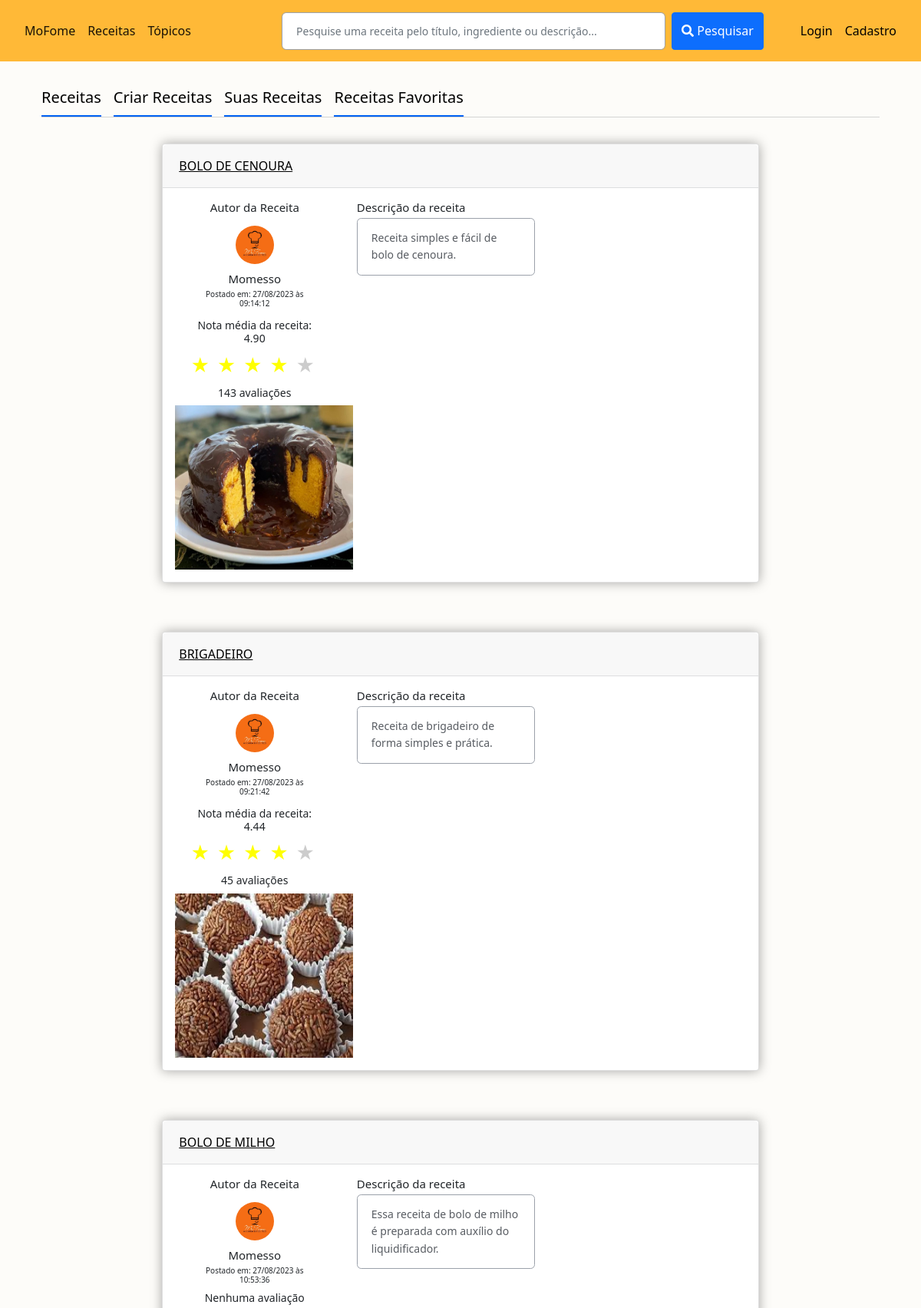
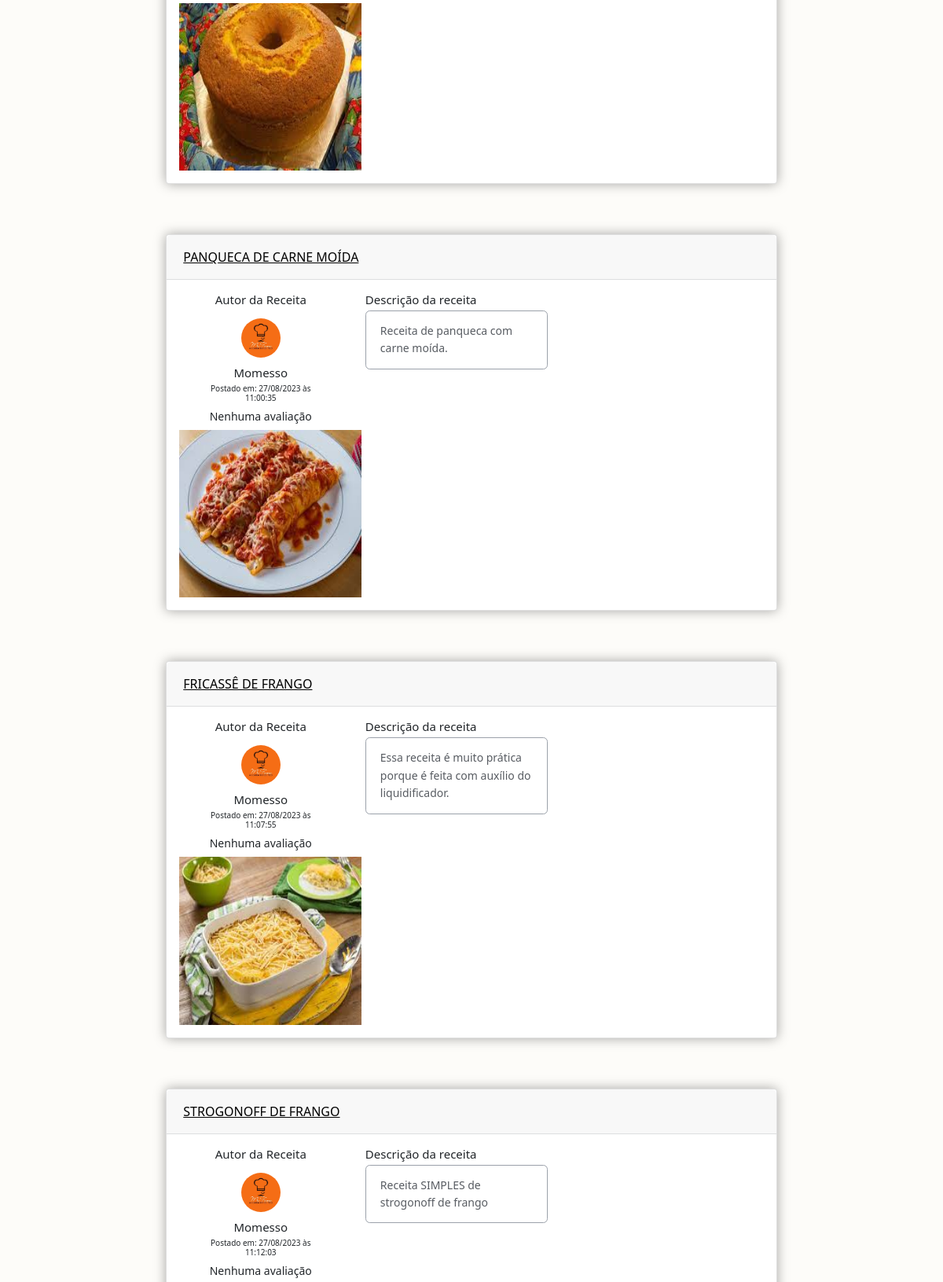
/receitas/pesquisa/ (upper part), run on the app's committed database (2 pictures, top to bottom).
### MoFome/models.py (models this page shows, shortened)
class Receita(models.Model):
    title = models.CharField(max_length=80)
    ingredientes = models.TextField()
    descricao = models.TextField()
    modo_de_preparo = models.TextField()
    imagem = models.ImageField(default='MoFome.jpg', upload_to='receita_pics')
    data_do_post = models.DateTimeField(default=timezone.now)
    autor = models.ForeignKey(User, on_delete=models.CASCADE)
    avaliacao = models.IntegerField()
    quantidade_de_avaliacoes = models.IntegerField()
    horas = models.IntegerField()
    minutos = models.IntegerField()
    custo = models.IntegerField()
    dificuldade = models.IntegerField()
    pessoas = models.IntegerField()
    media = models.DecimalField(max_digits=4,
        decimal_places=2,
        null=True,
        blank=True,
    )
    def data_post_brasil(self):
        fuso_horario_brasil = pytz.timezone('America/Sao_Paulo')
        data_brasil= self.data_do_post.astimezone(fuso_horario_brasil)
        return data_brasil.strftime('%d/%m/%Y às %H:%M:%S')

### usuarios/models.py (models this page shows, shortened)
class Profile(models.Model):
    user = models.OneToOneField(User, on_delete=models.CASCADE)
    image = models.ImageField(default='default.jpg', upload_to='profile_pics')
    modo_privacidade = models.IntegerField(default=0)
    receitas_avaliadas = models.ManyToManyField(modelsMoFome.Receita, related_name='avaliadores', blank=True)
    receitas_favoritas = models.ManyToManyField(modelsMoFome.Receita, related_name='favoritas', blank=True)

### MoFome/views.py (the view)
# urls.py: path('receitas/pesquisa/', views.ReceitaFilterView , name='filtro-de-receitas'),
def ReceitaFilterView(request):
    query = request.GET.get('palavra pesquisada')
    if query:
        receitas = Receita.objects.filter(
            Q(title__icontains=query) |
            Q(ingredientes__icontains=query) |
            Q(descricao__icontains=query)
        ).distinct()
    else:
        receitas = Receita.objects.all()
    return render(request, 'MoFome/receitas_filtro.html', {'receitas': receitas, 'query': query})

### MoFome/templates/MoFome/receitas_filtro.html (shortened to what this page needs)
{% extends 'MoFome/base.html' %}
{% block conteudo %}
    <div class="container-xl px-4 mt-4">
      <nav class="nav nav-borders">
        <a class="nav-link active ms-0"  style="  color: black; font-size: 20px;" href="{% url 'receitas' %}">Receitas</a>
          <a class="nav-link active ms-0"	 style="color: black; font-size: 20px;" href="{% url 'receitas-create' %}" >Criar Receitas</a>
          <a class="nav-link active ms-0" style="color: black; font-size: 20px;" href="{% url 'minhasreceitas' %}">Suas Receitas</a>
          <a class="nav-link active ms-0"	 style="color: black; font-size: 20px;" href="{% url 'receitas-favoritas'  %}" >Receitas Favoritas</a>
      </nav>
      <hr class="mt-0 mb-4">
    </div>
  {% for receita in receitas %}
  <div class="row justify-content-center receita-card">
    <div class="col-md-8">
      <div class="card mb-4">
        <div class="card-header" style="text-transform: uppercase;">
          <a href="{% url 'receitas-detail' pk=receita.id %}" style="color: black;">{{ receita.title }}</a>
        </div>
        <div class="card-body">
          <div class="row align-items-center">
            <div class="col-md-3   text-center align-self-start" style="margin-left: 20px;">
              <h2 style="font-size: 15px; margin-bottom: 15px;">Autor da Receita</h2>
              <img class="rounded-circle img-account-profile" src="{{ receita.autor.profile.image.url }}" alt="">
              <h2 style="font-size: 15px; margin-top: 10px; margin-bottom: 0;">{{ receita.autor }}</h2>
              <h2 style="font-size: 10px; margin-top: 5px;">Postado em: {{ receita.data_post_brasil }}</h2>
              {% if receita.quantidade_de_avaliacoes != 0 %}
                <h2 style="font-size: 14px; margin-top: 15px;">Nota média da receita: {{receita.media}}</h2>
                <span class="star {% if receita.media >= 1 %}selected{% endif %}">&#9733;</span>
                <span class="star {% if receita.media >= 2 %}selected{% endif %}">&#9733;</span>
                <span class="star {% if receita.media >= 3 %}selected{% endif %}">&#9733;</span>
                <span class="star {% if receita.media >= 4 %}selected{% endif %}">&#9733;</span>
                <span class="star {% if receita.media >= 5 %}selected{% endif %}">&#9733;</span>
              {% endif %}
              {% if receita.quantidade_de_avaliacoes == 0 %}
                <h2 style="font-size: 14px; margin-top: 10px;">Nenhuma avaliação</h2>
              {% endif %}
              {% if receita.quantidade_de_avaliacoes > 1%}
                <h2 style="font-size: 14px; margin-top: 10px;">{{receita.quantidade_de_avaliacoes}} avaliações</h2>
              {% endif %}
            </div>
            <div class="col-md-4 align-self-start" style="margin-right: 30px; margin-left: 25px;">
              <h2 style="font-size: 15px; margin-bottom: 5px;">Descrição da receita</h2>
              <div class="form-control custom-description" style="line-height: 1.6;">
                {{ receita.descricao }}
              </div>
            </div>
            <div class="col-md-4 text-center align-self-start">
              <img class="img-fluid" style="height: 213.5px;" src="{{ receita.imagem.url }}" alt="Foto da Receita">
            </div>
          </div>
        </div>
      </div>
    </div>
  </div>
      {% endfor %}
{% endblock %}

### MoFome/templates/MoFome/base.html (shortened to what this page needs)
<!doctype html>
<html lang="pt-BR">
  <head>
    <link rel="stylesheet">
    <link href="https://cdnjs.cloudflare.com/ajax/libs/font-awesome/6.0.0-beta3/css/all.min.css" rel="stylesheet">
    <link rel="stylesheet" href="https://cdn.jsdelivr.net/npm/bootstrap@5.5.2/dist/css/bootstrap.min.css">
    <link href="https://cdnjs.cloudflare.com/ajax/libs/font-awesome/6.0.0-beta3/css/all.min.css" rel="stylesheet">
    <link rel="stylesheet" href="https://cdnjs.cloudflare.com/ajax/libs/font-awesome/5.15.4/css/all.min.css">
    <link href="https://cdn.jsdelivr.net/npm/bootstrap@5.0.2/dist/css/bootstrap.min.css" rel="stylesheet">
  </head>
  <body style="background-color: #fdfcf9" >
    <nav class="navbar navbar-expand-lg navbar-light" style="background-color: rgb(255, 185, 55); height: 80px;">
        <div class="container-fluid">
          <div class="collapse navbar-collapse" id="navbarScroll">
            <ul class="navbar-nav me-auto my-2 my-lg-0 navbar-nav-scroll" style="--bs-scroll-height: 100px;">
              <li class="nav-item">
                <a class="nav-link active" aria-current="page" href="{% url 'home' %}">MoFome</a>
              </li>
              <li class="nav-item dropdown">
                <a class="nav-link active" aria-current="page" href="{% url 'receitas' %}">Receitas</a>
            </li>
              <li class="nav-item dropdown">
                <a class="nav-link active" aria-current="page" href="{% url 'topicos' %}">Tópicos</a>
            </li>
            </ul>
            <form class="d-flex" action="{% url 'filtro-de-receitas' %}" method="get">
              <input class="form-control me-2" name="palavra pesquisada" type="search" placeholder="Pesquise uma receita pelo título, ingrediente ou descrição..." aria-label="Search" style="width: 500px;" id="validationServerUsername" required>
              <button class="btn btn-primary" type="submit" style="margin-right: 40px;">
                <i class="fas fa-search"></i> Pesquisar
            </button>
            </form>
            <ul class="navbar-nav">
                <li class="nav-item">
                    {% if user.is_authenticated %}
                        {% if user.username == "Momesso" %}
                            <li class="nav-item">
                                <a href="{% url 'admin:index' %}" class="nav-link"  style="color: black; margin-top: 5px; margin-left: 30px;">Admin</a>
                            </li>
                        {% endif %}
                        <li class="nav-item dropdown" style="margin-right: 50px;">
                          <a href="#" class="nav-link dropdown-toggle" id="profileDropdown" role="button" data-bs-toggle="dropdown" aria-expanded="false">
                              <img class="rounded-circle img-account-profile"  src="{{ user.profile.image.url }}" style="width: 40px; height: 40px;" alt="Perfil">
                          </a>
                          <ul class="dropdown-menu dropdown-menu-end" aria-labelledby="profileDropdown">
                              <li><a class="dropdown-item" href="{% url 'perfil' %}">Perfil</a></li>
                              <li><a class="dropdown-item" href="{% url 'editarperfil' %}">Editar Perfil</a></li>
                              <li><a class="dropdown-item" href="{% url 'receitas-favoritas'  %}">Receitas Favoritas</a></li>
                              <li><a class="dropdown-item" href="{% url 'logout' %}">Sair</a></li>
                          </ul>
                      </li>
                    {% else %}
                        <li class="nav-item">
                            <a class="nav-link"  style="color: black;" href="{% url 'login' %}">Login</a>
                        </li>
                        <li class="nav-item">
                            <a class="nav-link"  style="color: black;" href="{% url 'register' %}">Cadastro</a>
                        </li>
                    {% endif %}
                </li>
            </ul>
          </div>
        </div>
      </nav>
    {% block conteudo %}
    {% endblock %}
  </body>
</html>

### MoFome/templates/MoFome/receitas_filtro.html (style rules this page uses)
body { background-color: #f2f6fc; color: #575d66; }
.img-account-profile { height: 50px; width: 50px; }
.rounded-circle { border-radius: 100% !important; }
.card { box-shadow: 0 0 15px rgba(0, 0, 0, 0.35); }
.card .card-header { font-weight: 500; background-color: rgba(33, 40, 50, 0.03); border-bottom: 1px solid rgba(33, 40, 50, 0.125); padding: 1rem 1.35rem; border-radius: 0.35rem 0.35rem 0 0; }
.form-control, .dataTable-input { display: block; width: 100%; padding: 0.875rem 1.125rem; font-size: 0.875rem; font-weight: 400; line-height: 1; color: #585c62; background-color: #fff; background-clip: padding-box; border: 1px solid #9ba1aa; -webkit-appearance: none; -moz-appearance: none; appearance: none; border-radius: 0.35rem; transition: border-color 0.15s ease-in-out, box-shadow 0.15s ease-in-out; }
.nav-borders .nav-link.active { color: #0061f2; border-bottom-color: #0061f2; }
.nav-borders .nav-link { color: #69707a; border-bottom-width: 0.125rem; border-bottom-style: solid; border-bottom-color: transparent; padding-top: 0.5rem; padding-bottom: 0.5rem; padding-left: 0; padding-right: 0; margin-left: 1rem; margin-right: 1rem; }
.receita-card { margin-top: 20px; padding: 10px; }
.star { font-size: 24px; color: #ccc; margin-right: 5px; }
.star.selected { color: yellow; }

### data on the page
Receita: title "BOLO DE CENOURA", autor.profile.image (picture), autor "Momesso", data_post_brasil "27/08/2023 às 09:14:12", media "4.90", quantidade_de_avaliacoes "143", descricao "Receita simples e fácil de bolo de cenoura.", imagem (picture)
Receita: title "BRIGADEIRO", autor.profile.image (picture), autor "Momesso", data_post_brasil "27/08/2023 às 09:21:42", media "4.44", quantidade_de_avaliacoes "45", descricao "Receita de brigadeiro de forma simples e prática.", imagem (picture)
Receita: title "BOLO DE MILHO", autor.profile.image (picture), autor "Momesso", data_post_brasil "27/08/2023 às 10:53:36", quantidade_de_avaliacoes "Nenhuma avaliação", descricao "Essa receita de bolo de milho é preparada com auxílio do liquidificador.", imagem (picture)
Receita: title "PANQUECA DE CARNE MOÍDA", autor.profile.image (picture), autor "Momesso", data_post_brasil "27/08/2023 às 11:00:35", quantidade_de_avaliacoes "Nenhuma avaliação", descricao "Receita de panqueca com carne moída.", imagem (picture)
Receita: title "FRICASSÊ DE FRANGO", autor.profile.image (picture), autor "Momesso", data_post_brasil "27/08/2023 às 11:07:55", quantidade_de_avaliacoes "Nenhuma avaliação", descricao "Essa receita é muito prática porque é feita com auxílio do liquidificador.", imagem (picture)
Receita: title "STROGONOFF DE FRANGO", autor.profile.image (picture), autor "Momesso", data_post_brasil "27/08/2023 às 11:12:03", quantidade_de_avaliacoes "Nenhuma avaliação", descricao "Receita SIMPLES de strogonoff de frango"
